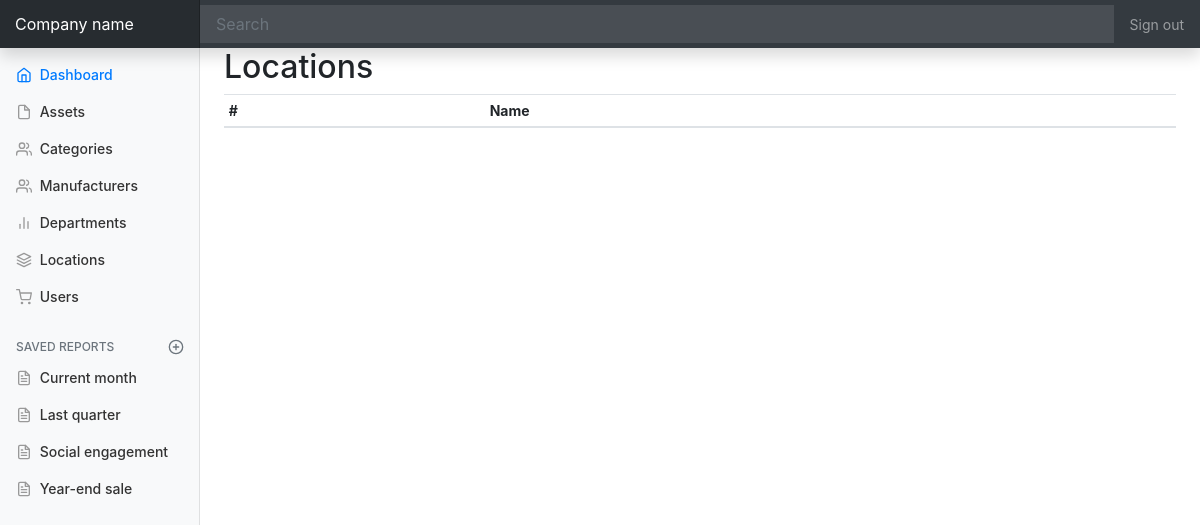
The page /locations on the database as committed earlier.
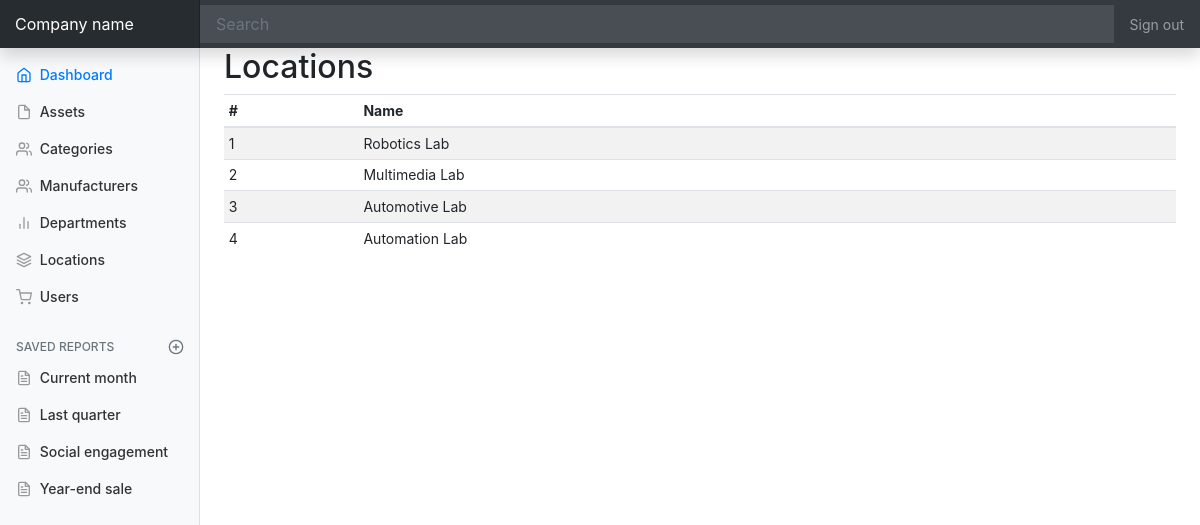
The same page on the database as committed later.
### app/models.py (models this page shows, shortened)
class Location(db.Model):
	id = db.Column(db.Integer, primary_key=True)
	name = db.Column(db.String(64))
	department_id = db.Column(db.Integer, db.ForeignKey('department.id'))
	assets = db.relationship('Asset', backref="location")

### app/routes.py (the view)
@app.route('/locations')
def locations():
	locations = Location.query.all()
	return render_template('locations.html', title='Locations', locations=locations)

### app/templates/locations.html
{% extends "base.html" %}
{% block content %}
  <h2>Locations</h2>
  <div class="table-responsive">
    <table class="table table-striped table-sm">
      <thead>
        <tr>
          <th>#</th>
          <th>Name</th>
        </tr>
      </thead>
      <tbody>
      	{% for location in locations %}
        <tr>
          <td>{{ location.id }}</td>
          <td>{{ location.name }}</td>
        </tr>
        {% endfor %}
      </tbody>
    </table>
  </div>
{% endblock %}

Rows that differ between the two databases and show on the page:
added Location: id "1", name "Robotics Lab"
added Location: id "2", name "Multimedia Lab"
added Location: id "3", name "Automotive Lab"
added Location: id "4", name "Automation Lab"
